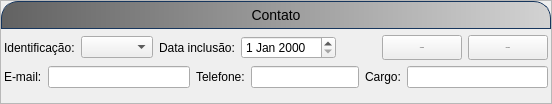
             <widget class="QFrame" name="frameContato">
              <property name="frameShape" stdset="0">
               <enum>QFrame::StyledPanel</enum>
              </property>
              <property name="frameShadow" stdset="0">
               <enum>QFrame::Raised</enum>
              </property>
              <property name="styleSheet" stdset="0">
               <string notr="true"/>
              </property>
              <layout class="QVBoxLayout" name="verticalLayout_7">
               <property name="leftMargin">
                <number>0</number>
               </property>
               <property name="topMargin">
                <number>0</number>
               </property>
               <property name="rightMargin">
                <number>0</number>
               </property>
               <property name="bottomMargin">
                <number>15</number>
               </property>
               <item>
                <widget class="QLabel" name="labelTituloContato">
                 <property name="text" stdset="0">
                  <string>Contato</string>
                 </property>
                 <property name="alignment" stdset="0">
                  <set>Qt::AlignCenter</set>
                 </property>
                 <property name="styleSheet" stdset="0">
                  <string notr="true">QLabel#labelTituloContato {
	border: 1px solid #FF17365D;
	border-top-left-radius: 17px;
	border-top-right-radius: 17px;
	background-color:qlineargradient(spread:pad, x1:0, y1:0, x2:1, y2:0, stop:0 rgb(98, 98, 98), stop:1 rgb(211, 211, 211));
	padding: 5px 0px;
	padding: 5px 0px;
	max-height: 25px;
    font-size: 14px;
}</string>
                 </property>
                 <property name="font" stdset="0">
                  <font>
                   <pointsize>-1</pointsize>
                  </font>
                 </property>
                </widget>
               </item>
               <item>
                <layout class="QVBoxLayout" name="verticalLayout_8">
                 <property name="leftMargin">
                  <number>3</number>
                 </property>
                 <property name="topMargin">
                  <number>0</number>
                 </property>
                 <property name="rightMargin">
                  <number>3</number>
                 </property>
                 <item>
                  <layout class="QHBoxLayout" name="horizontalLayout_9">
                   <property name="topMargin">
                    <number>0</number>
                   </property>
                   <item>
                    <widget class="QLabel" name="labelContato">
                     <property name="text" stdset="0">
                      <string>Identificação:</string>
                     </property>
                    </widget>
                   </item>
                   <item>
                    <widget class="QComboBox" name="comboBoxContato">
                     <property name="sizePolicy" stdset="0">
                      <sizepolicy hsizetype="MinimumExpanding" vsizetype="Fixed">
                       <horstretch>0</horstretch>
                       <verstretch>0</verstretch>
                      </sizepolicy>
                     </property>
                    </widget>
                   </item>
                   <item>
                    <widget class="QLabel" name="labelDataContato">
                     <property name="text" stdset="0">
                      <string>Data inclusão:</string>
                     </property>
                    </widget>
                   </item>
                   <item>
                    <widget class="QDateEdit" name="dateEditContato"/>
                   </item>
                   <item>
                    <spacer name="horizontalSpacer_3">
                     <property name="sizeHint" stdset="0">
                      <size>
                       <width>40</width>
                       <height>20</height>
                      </size>
                     </property>
                     <property name="orientation" stdset="0">
                      <enum>Qt::Horizontal</enum>
                     </property>
                    </spacer>
                   </item>
                   <item>
                    <widget class="QPushButton" name="pushButtonAdicionarContato">
                     <property name="text" stdset="0">
                      <string>Adicionar</string>
                     </property>
                     <property name="styleSheet" stdset="0">
                      <string notr="true"/>
                     </property>
                     <property name="minimumSize" stdset="0">
                      <size>
                       <width>65</width>
                       <height>25</height>
                      </size>
                     </property>
                     <property name="font" stdset="0">
                      <font>
                       <pointsize>-1</pointsize>
                       <weight>50</weight>
                       <bold>false</bold>
                      </font>
                     </property>
                    </widget>
                   </item>
                   <item>
                    <widget class="QPushButton" name="pushButtonRemoverContato">
                     <property name="text" stdset="0">
                      <string>Remover</string>
                     </property>
                     <property name="styleSheet" stdset="0">
                      <string notr="true"/>
                     </property>
                     <property name="minimumSize" stdset="0">
                      <size>
                       <width>60</width>
                       <height>25</height>
                      </size>
                     </property>
                     <property name="font" stdset="0">
                      <font>
                       <pointsize>-1</pointsize>
                       <weight>50</weight>
                       <bold>false</bold>
                      </font>
                     </property>
                    </widget>
                   </item>
                  </layout>
                 </item>
                 <item>
                  <layout class="QHBoxLayout" name="horizontalLayout_12">
                   <property name="topMargin">
                    <number>0</number>
                   </property>
                   <item>
                    <widget class="QLabel" name="labelEmail">
                     <property name="text" stdset="0">
                      <string>E-mail:</string>
                     </property>
                    </widget>
                   </item>
                   <item>
                    <widget class="QLineEdit" name="lineEditEmail">
                     <property name="sizePolicy" stdset="0">
                      <sizepolicy hsizetype="MinimumExpanding" vsizetype="Fixed">
                       <horstretch>0</horstretch>
                       <verstretch>0</verstretch>
                      </sizepolicy>
                     </property>
                    </widget>
                   </item>
                   <item>
                    <widget class="QLabel" name="labelTelefone">
                     <property name="text" stdset="0">
                      <string>Telefone:</string>
                     </property>
                    </widget>
                   </item>
                   <item>
                    <widget class="QLineEdit" name="lineEditTelefone">
                     <property name="sizePolicy" stdset="0">
                      <sizepolicy hsizetype="Minimum" vsizetype="Fixed">
                       <horstretch>0</horstretch>
                       <verstretch>0</verstretch>
                      </sizepolicy>
                     </property>
                    </widget>
                   </item>
                   <item>
                    <widget class="QLabel" name="labelCargo">
                     <property name="text" stdset="0">
                      <string>Cargo:</string>
                     </property>
                    </widget>
                   </item>
                   <item>
                    <widget class="QLineEdit" name="lineEditCargo"/>
                   </item>
                  </layout>
                 </item>
                </layout>
               </item>
              </layout>
             </widget>
